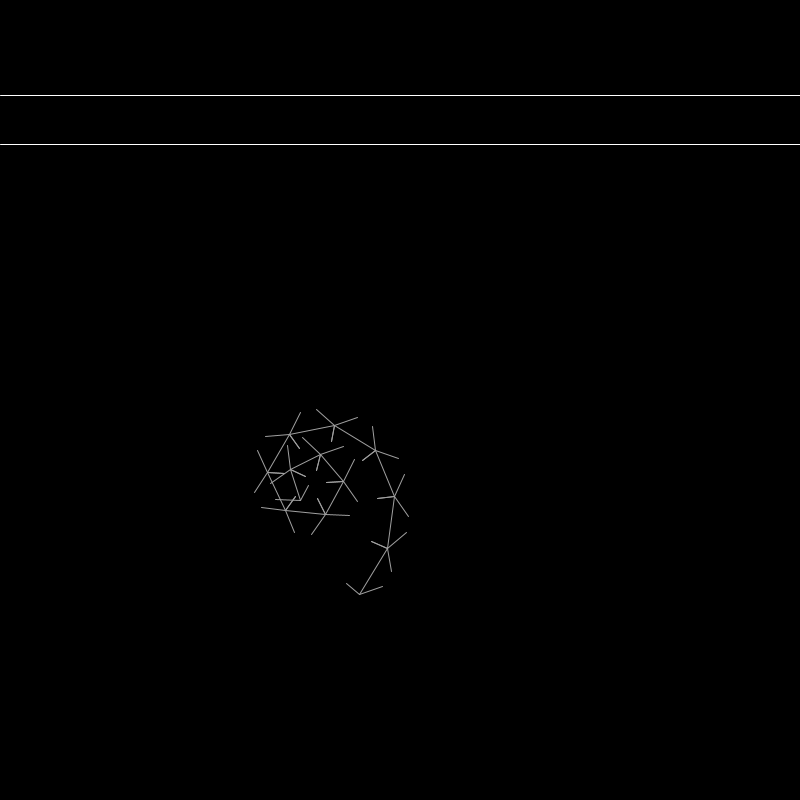
Frame 1 (no input)
Frame 60 (the mouse pressed at the canvas centre just before this capture): identical to frame 1, image omitted
Frame 120 (the mouse held since frame 60 and released just before this capture): identical to frame 1, image omitted

The Processing sketch that drew this single still picture (run headless with seeded random() and noise(); from frame 60 on, the mouse is pressed at the canvas centre):

// Processing sketch: processing_6676
// ── processing_6676.pde


float sc=2;
float unit=3;//unite size
float r=1;//rotate parameter
float count_r=45;//rotate angle
float a = 2.5*sc + 2 * unit*sc;//short side
float b = a / sin(radians(45));//long side
float parameter=16*sc;
float parameter_end=parameter+1*sc*12;
int  rotatee=0;
Can[] can = new Can[20];

void setup(){
   for(int i=0; i<can.length; i++){
   can[i] = new Can(30+70*i, height-(height/20), 50);
 }
  smooth();
  size(800,800);
  background(0);
}

void draw(){
  rotatee=0;
  background(0);
  stroke(255);
  line(0,95, width, 95);
  line(0,144, width, 144);  
  
   for(int i=0; i<can.length; i++){

   if((i>0)&&can[i-1].isFilled()||(i<can.length-1)&&can[i+1].isFilled()){
     can[i].update();}
  
   else{
      can[i].de_mouse(); }
         can[i].show();}
  
  
  

  
  pushMatrix();
    translate(300, 500);
    rotate(radians(-60));
    //rotate(radians(count_r));
    //rotate(radians(-count_r));//rotate object
    
    //for(int parameter=12; parameter<24; parameter++);
    angle_branch(parameter, a, b);
  
  
  popMatrix();
 


    count_r=count_r+(r/10);
    if(count_r>120)
      r=-r;
    else if(count_r<1)
      r=-r;  
    }


void angle_branch(float branch_length, float a, float b){
  //float mousex = mouse_x;
  //float mousey = mouse_y;
  float b_x = b*cos(radians(60));
  float b_y = b*sin(radians(60));
  float degree_a = degrees(acos(((branch_length-a)/2)/b));
  float target_x = branch_length*cos(radians(120-degree_a));
  float target_y = -branch_length*sin(radians(120-degree_a)); 
  float branch_length_vr = branch_length; 
  float branch_a_a_x = a*cos(radians(120-degree_a));
  float branch_a_a_y = -a*sin(radians(120-degree_a));
  int rot=1;
  //float disX = target_x/2 - mouse_y;
  //float disY = target_y/2 - mouse_y; 
  
  pushMatrix();
  
  //println(radians(can[1].degree()));
  rotate(-radians(can[rotatee].degree()));
  rotatee=rotatee+1;
    stroke(160);
    line(0,0,a,0);
    line(0,0,-b_x,-b_y);
    fill(10,30,220,120);
    noStroke();

      
    fill(255);
    stroke(160);
    line(0,0,target_x, target_y);//parameter
    pushMatrix();
      translate(target_x, target_y);
      rotate(radians(2*degree_a-60));
      line(0,0,a,0);
      line(0,0,-b_x,b_y); 
      
         //if(sqrt(sq(disX) + sq(disY)) < branch_length/2 )
      //ellipse(target_x/2, target_y/2,branch_length,branch_length); 
     
     branch_length_vr=branch_length+1*sc;
     if(branch_length_vr<(parameter_end))
     angle_branch(branch_length_vr, a, b);    
      
    popMatrix(); 
  popMatrix();     
}

boolean overRect(float x, float y, float width, float height) 
{
  if (mouseX >= x && mouseX <= x+width && 
      mouseY >= y && mouseY <= y+height) {
    return true;
  } else {
    return false;
  }
}

class Can {
 private boolean isFilled = false;
 private float x = 0;
 private float y = 0;
 private float w = 0;
 private float tempw = 0;
 private int delta = 1;

 public Can(float x, float y, float w){  //constructor
   this.x = x;
   this.y = y;
   this.w = w;
 }

 public void de_mouse(){
   if(overRect(x, y, w, w)){
   tempw = tempw + delta;
   if(tempw >= w){
     tempw = w;
     isFilled = true;
   }
 }
else if((tempw>0)){
   tempw = tempw - delta;
   isFilled = false;}
 }

 public void update(){
   tempw = tempw + delta;
   if(tempw >= w){
     tempw = w;
     isFilled = true;}
 
 }
 public void show(){
   noStroke();
   fill(255, 0, 0);
   rect(x, y, tempw, w);
 }

 public boolean isFilled(){
   return isFilled;
    }
 public float degree(){
 return tempw;

 }
}
